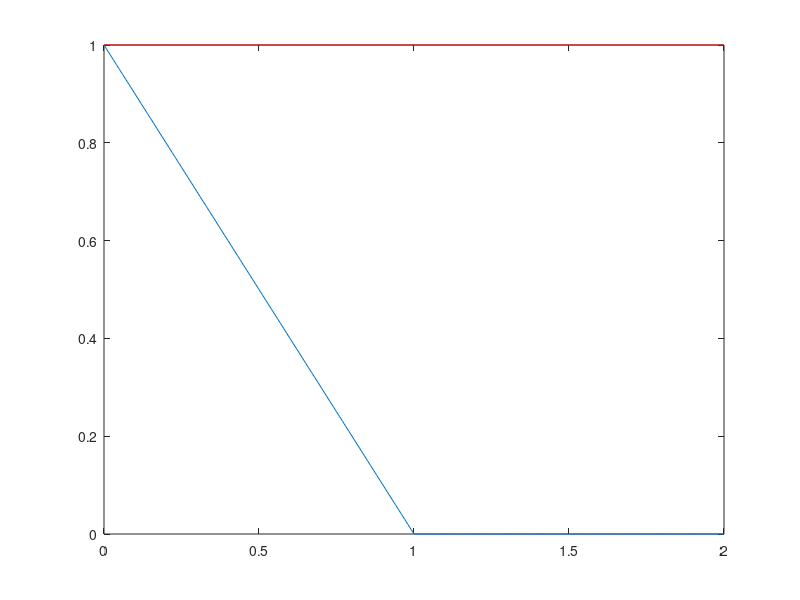
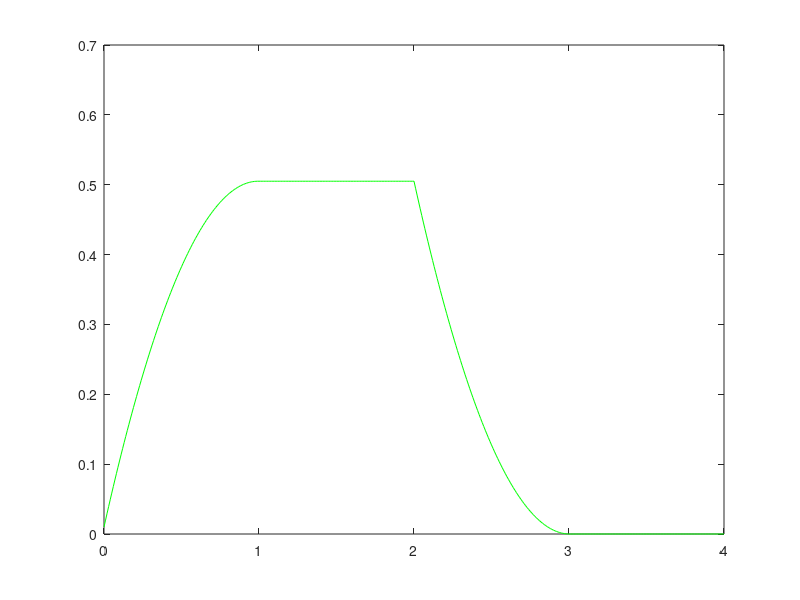
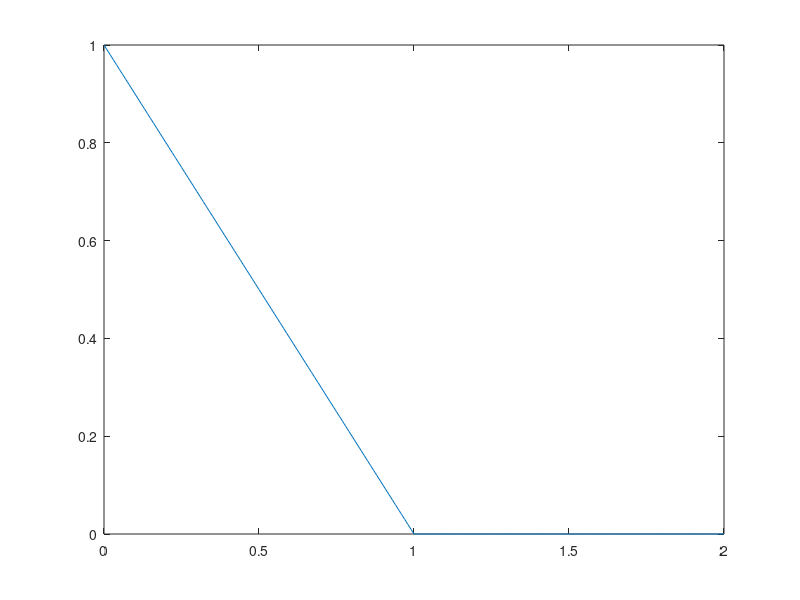

These charts were generated, in order, by the following MATLAB code:
cd("C:\Users\menou\OneDrive\Desktop\sxolh\simata_sistimata")

t = 0 : 0.01 : 2 ; 

x = ones(size(t)) ; 

t1 = 0:0.01 : 1 ; 
t2 = 1.01:0.01 :2 ; 

h1 = 1 - t1 ; 
h2 = zeros(size(t2)); 

h = [h1 h2] ; 
plot(t,h);
hold on ;
plot(t,x,'color' ,'r');

%%convolution
ty = 0:0.01:4 ;
y = conv(x,h).*0.01;
hold off;
figure(2);
plot(ty,y,'color' , 'g');

%%deconvolution
figure(3); 
yy = deconv(y,x).*(1/0.01);
plot(t,yy);